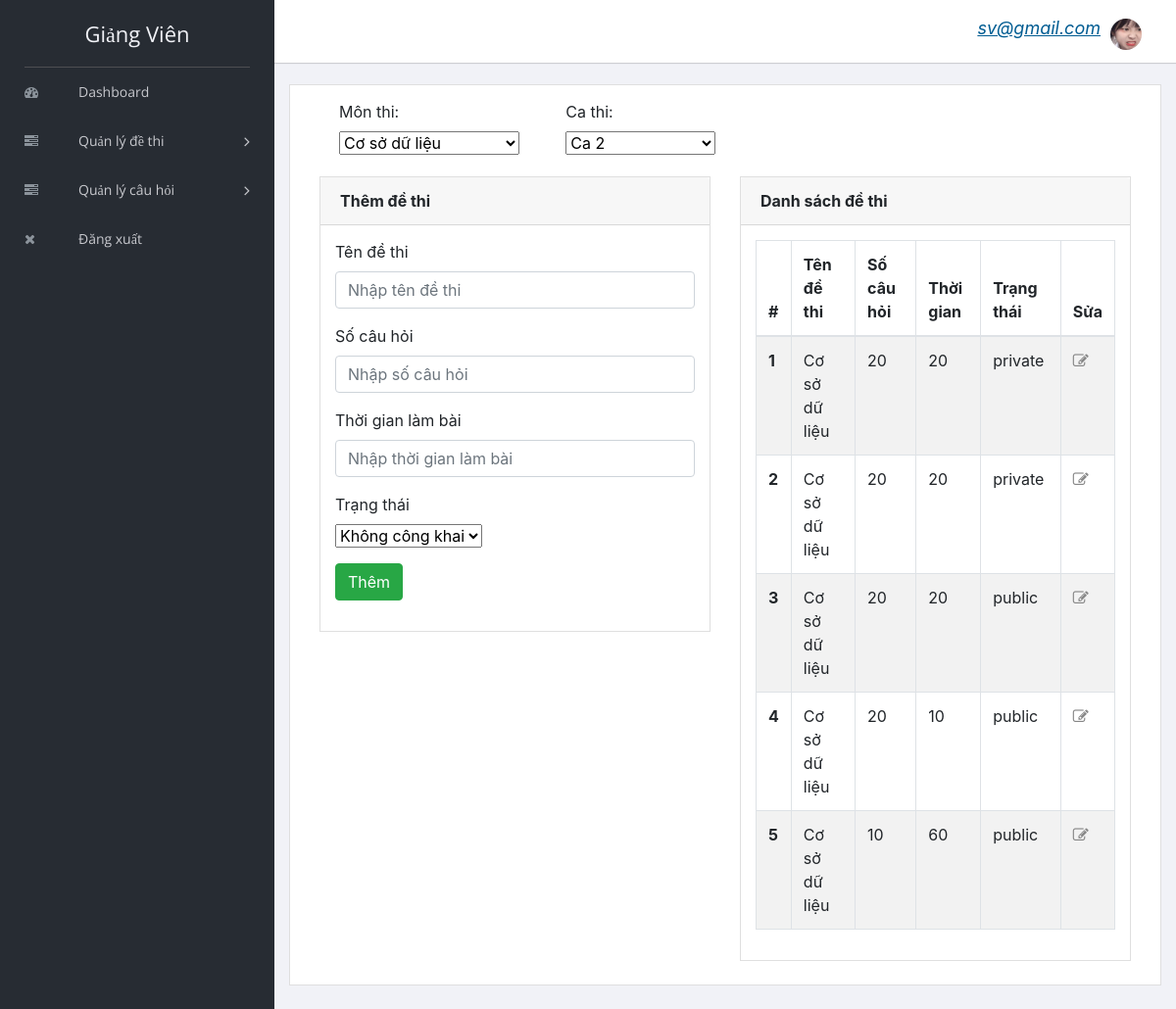
Page /teacher/teacher/ql_dethi.php (signed in) on the committed database.
### tables this page shows
CREATE TABLE `de_thi` (
  `ma_de_thi` int(10) NOT NULL,
  `ten_de_thi` varchar(50) NOT NULL,
  `ma_ca_thi` int(10) DEFAULT NULL,
  `ma_mon` int(10) DEFAULT NULL,
  `ngay_ra_de` date DEFAULT NULL,
  `so_cau_hoi` int(3) DEFAULT NULL,
  `thoi_gian_lam_bai` varchar(20) DEFAULT NULL,
  `ma_nguoi_tao_ma_de` int(10) DEFAULT NULL,
  `trang_thai` varchar(10) DEFAULT NULL
);

### teacher/teacher/ql_dethi.php (the view, shortened to what this page needs)
<?php
include "header.php";
include "../connection.php";
    ?>
<div class="content mt-3">
    <div class="animated fadeIn">
        <div class="row">
            <div class="col-lg-12">
                <div class="card">
                    <form name="form1" action="" method="POST">
                        <div class="card-body">
                            <div class="breadcrumbs">
                                <div class="row">
                                    <div class="col-lg-12">
                                        <div class="page-header float-left">
                                            <div class="form-group col-lg-6"><label class=" form-control-label">Môn thi: </label>
                                                <select name="mon_thi">
                                                    <?php
                                                    $sql = mysqli_query($conn, "SELECT ma_mon, ten_mon From mon");
                                                    while ($row = mysqli_fetch_array($sql)) {
                                                        echo "<option value='" . $row['ma_mon'] . "'>" . $row['ten_mon'] . "</option>";
                                                    }
                                                    ?>
                                                </select>
                                            </div>
                                            <div class="form-group col-lg-6"><label class=" form-control-label">Ca thi: </label><br>
                                                <select name="ca_thi">
                                                    <?php
                                                    $sql = mysqli_query($conn, "SELECT ma_ca_thi, ten_ca_thi From ca_thi");
                                                    while ($row = mysqli_fetch_array($sql)) {
                                                        echo "<option value='" . $row['ma_ca_thi'] . "'>" . $row['ten_ca_thi'] . "</option>";
                                                    }
                                                    ?>
                                                </select>
                                            </div>
                                        </div>
                                    </div>
                                </div>
                            </div>
                            <div class="col-lg-6">
                                <div class="card">
                                    <div class="card-header"><strong>Thêm đề thi </strong></div>
                                    <div class="card-body card-block">
                                        <div class="form-group"><label class=" form-control-label">Tên đề thi</label><input type="text" placeholder="Nhập tên đề thi" class="form-control" name="ten_de_thi" required></div>
                                        <div class="form-group"><label class=" form-control-label">Số câu hỏi</label><input type="text" placeholder="Nhập số câu hỏi" class="form-control" name="so_cau" required></div>
                                        <div class="form-group"><label class=" form-control-label">Thời gian làm bài</label><input type="text" placeholder="Nhập thời gian làm bài" class="form-control" name="thoi_gian" required></div>
                                        <div class="form-group"><label class=" form-control-label">Trạng thái</label><br>
                                            <select name="trang_thai">
                                                <option selected value="private">Không công khai</option>
                                            </select>
                                        </div>
                                        <div class="form-group">
                                            <input type="submit" name="submit1" value="Thêm" class="btn btn-success rounded">
                                        </div>
                                    </div>
                                </div>
                            </div>
                            <div class="col-lg-6">
                                <div class="card">
                                    <div class="card-header">
                                        <strong class="card-title">Danh sách đề thi</strong>
                                    </div>
                                    <div class="card-body">
                                        <table class="table table-striped table-hover table-bordered">
                                            <thead>
                                                <tr>
                                                    <th scope="col">#</th>
                                                    <th scope="col">Tên đề thi</th>
                                                    <th scope="col">Số câu hỏi</th>
                                                    <th scope="col">Thời gian</th>
                                                    <th scope="col">Trạng thái</th>
                                                    <th scope="col">Sửa</th>
                                                </tr>
                                            </thead>
                                            <tbody>
                                                <?php
                                                $count = 0;
                                                $res = mysqli_query($conn, "SELECT * FROM de_thi ORDER BY ma_de_thi DESC LIMIT 5");
                                                while ($row = mysqli_fetch_array($res)) {
                                                    $count = $count + 1;
                                                ?>
                                                    <tr>
                                                        <th scope="row"><?php echo $count ?></th>
                                                        <td><?php echo $row["ten_de_thi"] ?></td>
                                                        <td><?php echo $row["so_cau_hoi"] ?></td>
                                                        <td><?php echo $row["thoi_gian_lam_bai"] ?></td>
                                                        <td><?php echo $row["trang_thai"] ?></td>
                                                        <td><a class="menu-icon fa fa-pencil-square-o" href="sua_dethi.php?ma_de_thi=<?php echo $row["ma_de_thi"]; ?>"></a></td>
                                                    </tr>
                                                <?php
                                                }
                                                ?>
                                            </tbody>
                                        </table>
                                    </div>
                                </div>
                            </div>
                        </div>
                    </form>
                </div>
            </div>
        </div>
    </div>
    <?php
    include "footer.php";
    ?>

### rows in the picture
de_thi: ten_de_thi "Cơ sở dữ liệu", so_cau_hoi "20", thoi_gian_lam_bai "20", trang_thai "private"
de_thi: ten_de_thi "Cơ sở dữ liệu", so_cau_hoi "20", thoi_gian_lam_bai "20", trang_thai "private"
de_thi: ten_de_thi "Cơ sở dữ liệu", so_cau_hoi "20", thoi_gian_lam_bai "20", trang_thai "public"
de_thi: ten_de_thi "Cơ sở dữ liệu", so_cau_hoi "20", thoi_gian_lam_bai "10", trang_thai "public"
de_thi: ten_de_thi "Cơ sở dữ liệu", so_cau_hoi "10", thoi_gian_lam_bai "60", trang_thai "public"

### other values in the picture
$_SESSION["txt_ten_dang_nhap"] "sv@gmail.com"
form field mon_thi "Cơ sở dữ liệu"
form field ca_thi "Ca 2"
